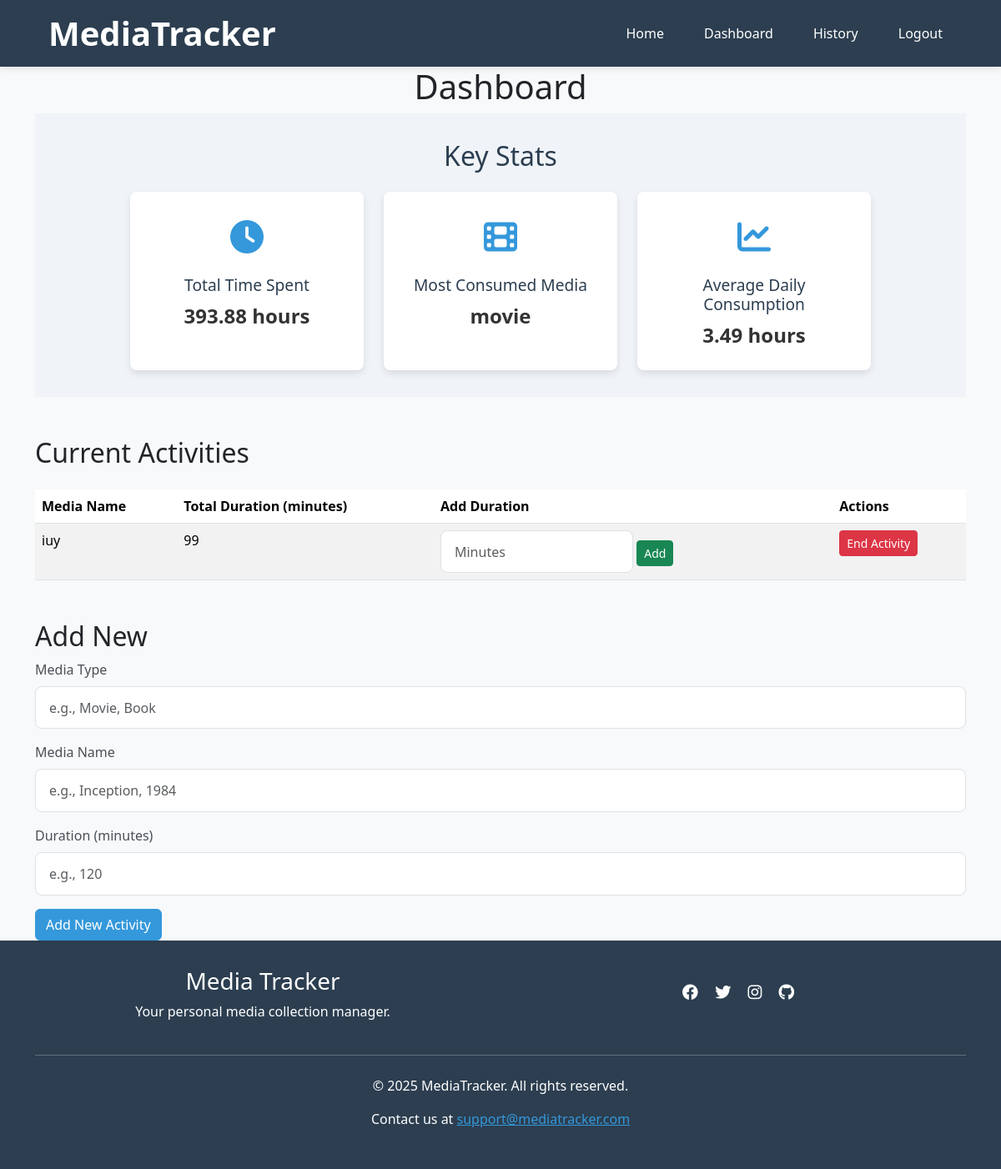
Screenshot of /dashboard (signed in) with the database file from the repository.
### app/models.py (models this page shows)
class MediaEntry(db.Model):
    __tablename__ = 'media_entries'
    id = db.Column(db.Integer, primary_key=True)
    username = db.Column(db.String(80), db.ForeignKey('users.username'), nullable=False)
    date = db.Column(db.Date, nullable=False)
    media_type = db.Column(db.String(50), nullable=False)
    media_name = db.Column(db.String(120), nullable=False)
    duration = db.Column(db.String(50), nullable=False)

### app/routes.py (the view, shortened to what this page needs)
@app.route('/dashboard', methods=['GET', 'POST'])
def dashboard():
    if 'username' not in session:
        flash('Please log in to view your dashboard.', 'danger')
        return redirect(url_for('login'))
    username = session['username']
    stats = get_user_statistics(username)
    current_activities = get_current_activities(username)
    return render_template(
        'dashboard.html',
        total_time=stats['total_time'],
        most_consumed_media=stats['most_consumed_media'],
        daily_average_time=stats['daily_average_time'],
        current_activities=current_activities
    )

### app/helpers/dashboard_handler.py (called while the page is built)
def get_current_activities(username):
    current_activities = CurrentActivities.query.filter_by(end_entry_id=None).all()
    activities = []
    for activity in current_activities:
        start_entry = MediaEntry.query.get(activity.start_entry_id)
        if not start_entry or start_entry.username != username:
            continue
        total_duration = db.session.query(
            func.sum(MediaEntry.duration)
        ).filter_by(username=username, media_name=start_entry.media_name).scalar()
        activities.append({
            "media_name": start_entry.media_name,
            "media_type": start_entry.media_type,
            "total_duration": total_duration or 0,
            "activity_id": activity.id
        })
    return activities

### app/templates/dashboard.html (shortened to what this page needs)
{% extends "base.html" %}
{% block content %}
<div class="container">
    <h1 class="text-center section-title">Dashboard</h1>
    <section class="stats-overview">
        <h2 class="section-title">Key Stats</h2>
        <div class="stats-grid">
            <div class="stats-metric-card">
                <div class="stats-icon">
                    <i class="fas fa-clock"></i>
                </div>
                <div class="stats-info">
                    <h3>Total Time Spent</h3>
                    <p class="stats-value">{{ total_time }} hours</p>
                </div>
            </div>
            <div class="stats-metric-card">
                <div class="stats-icon">
                    <i class="fas fa-film"></i>
                </div>
                <div class="stats-info">
                    <h3>Most Consumed Media</h3>
                    <p class="stats-value">{{ most_consumed_media }}</p>
                </div>
            </div>
            <div class="stats-metric-card">
                <div class="stats-icon">
                    <i class="fas fa-chart-line"></i>
                </div>
                <div class="stats-info">
                    <h3>Average Daily Consumption</h3>
                    <p class="stats-value">{{ daily_average_time }} hours</p>
                </div>
            </div>
        </div>
    </section>
    <section class="current-media mt-5">
        <h2 class="section-title">Current Activities</h2>
        <table class="table table-striped mt-4">
            <thead>
                <tr>
                    <th>Media Name</th>
                    <th>Total Duration (minutes)</th>
                    <th>Add Duration</th>
                    <th>Actions</th>
                </tr>
            </thead>
            <tbody>
                {% for activity in current_activities %}
                <tr>
                    <td>{{ activity.media_name }}</td>
                    <td>{{ activity.total_duration }}</td>
                    <td>
                        <form action="{{ url_for('dashboard') }}" method="POST" class="d-inline">
                            <input type="number" name="duration" class="form-control d-inline w-50" placeholder="Minutes" required>
                            <button type="submit" name="add_duration" class="btn btn-success btn-sm">Add</button>
                        </form>
                    </td>
                    <td>
                        <form action="{{ url_for('dashboard') }}" method="POST" class="d-inline">
                            <button type="submit" name="end_activity" class="btn btn-danger btn-sm">End Activity</button>
                        </form>
                    </td>
                </tr>
                {% endfor %}
            </tbody>
        </table>
    </section>
    <section class="add-new-entry mt-5">
        <h2 class="section-title">Add New</h2>
        <form action="{{ url_for('dashboard') }}" method="POST">
            <div class="mb-3">
                <label for="media_type" class="form-label">Media Type</label>
                <input type="text" id="media_type" name="media_type" class="form-control" placeholder="e.g., Movie, Book" required>
            </div>
            <div class="mb-3">
                <label for="media_name" class="form-label">Media Name</label>
                <input type="text" id="media_name" name="media_name" class="form-control" placeholder="e.g., Inception, 1984" required>
            </div>
            <div class="mb-3">
                <label for="duration" class="form-label">Duration (minutes)</label>
                <input type="number" id="duration" name="duration" class="form-control" placeholder="e.g., 120" required>
            </div>
            <button type="submit" name="add_new_entry" class="btn btn-primary">Add New Activity</button>
        </form>
    </section>
</div>
{% endblock %}

### app/static/styles.css (style rules this page uses)
:root { --primary-color: #3498db; --secondary-color: #2c3e50; }
body { font-family: 'Segoe UI', Tahoma, Geneva, Verdana, sans-serif; background-color: #f8f9fa; }
html, body { height: 100%; margin: 0; padding: 0; }
body { display: flex; flex-direction: column; }
.btn-primary { background-color: var(--primary-color); border-color: var(--primary-color); }
.stats-overview { padding: 2rem 1rem; text-align: center; background-color: #f0f4f8; margin-bottom: 2rem; }
.stats-overview .section-title { font-size: 2rem; margin-bottom: 1.5rem; color: var(--secondary-color); }
.stats-grid { display: flex; flex-wrap: wrap; justify-content: center; gap: 1.5rem; }
.stats-metric-card { background-color: #ffffff; border-radius: 8px; padding: 1.5rem; flex: 0 1 280px; box-shadow: 0 4px 8px rgba(0,0,0,0.1); text-align: center; transition: transform 0.3s, box-shadow 0.3s; }
.stats-icon { font-size: 2.5rem; color: var(--primary-color); margin-bottom: 1rem; }
.stats-info h3 { font-size: 1.2rem; color: var(--secondary-color); margin-bottom: 0.5rem; }
.stats-info p { font-size: 1.5rem; font-weight: 600; margin: 0; color: #333333; }
.form-control { padding: 0.8rem 1rem; border-radius: 8px; border: 1px solid #dee2e6; transition: all 0.3s ease; font-size: 1rem; }
.form-label { font-weight: 500; margin-bottom: 0.5rem; color: #495057; }

### rows the page displays
MediaEntry: media_type "movie"
MediaEntry: media_name "iuy", total_duration "99"

### other values shown
{{ total_time }} "393.88"
{{ daily_average_time }} "3.49"
